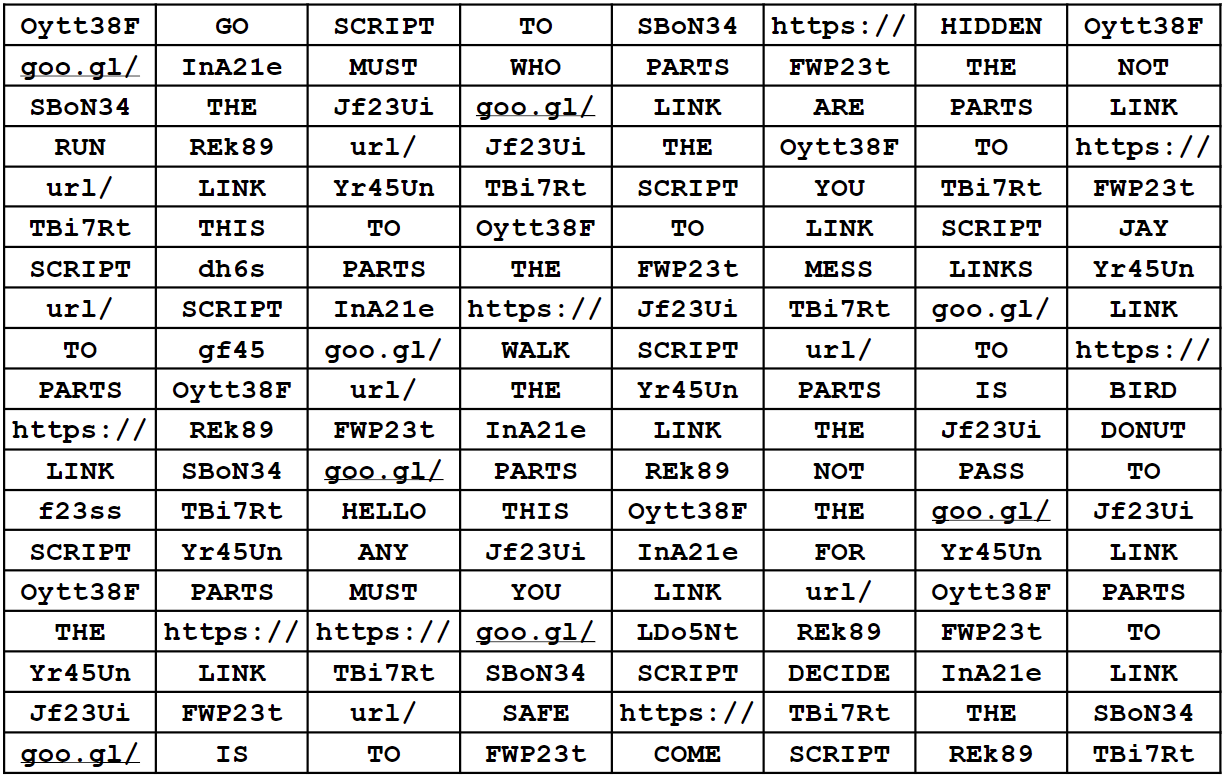
#> input picture python_masterclass/notes/imag-training/image_link.PNG, 1226 x 777 px
$ python image_exercise.py
#> lines starting #> are read from the running program, lines starting #| are printed output that depends on the picture
from PIL import Image

text_image = Image.open('image_link.PNG')
#> text_image is the input picture: PIL image 1226x777 RGBA; mean R, G, B, A 213.5, 213.3, 213.4, 255
black_image = Image.open('cover_image.PNG')
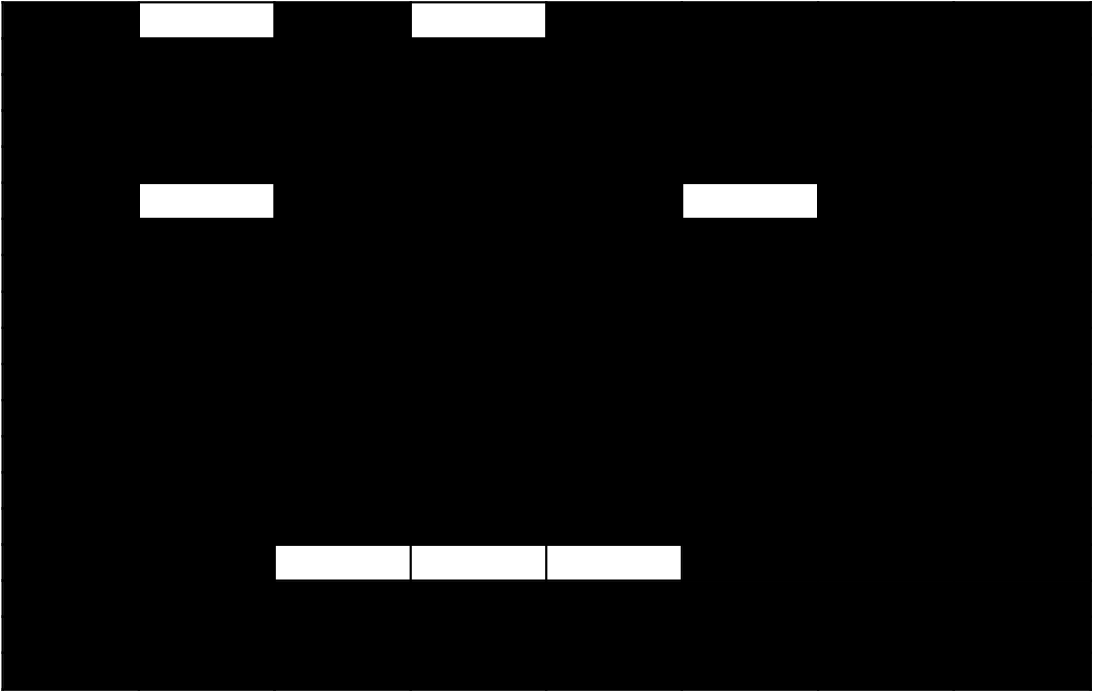
#> input picture python_masterclass/notes/imag-training/cover_image.PNG, 1093 x 693 px
#> black_image is the input picture: PIL image 1093x693 RGBA; mean R, G, B, A 12.4, 12.4, 12.4, 255

width = 1226
height = 777

black_image = black_image.resize((width, height))
#> black_image: PIL image 1226x777 RGBA

print(text_image.size)
#| (1226, 777)

black_image.putalpha(50)
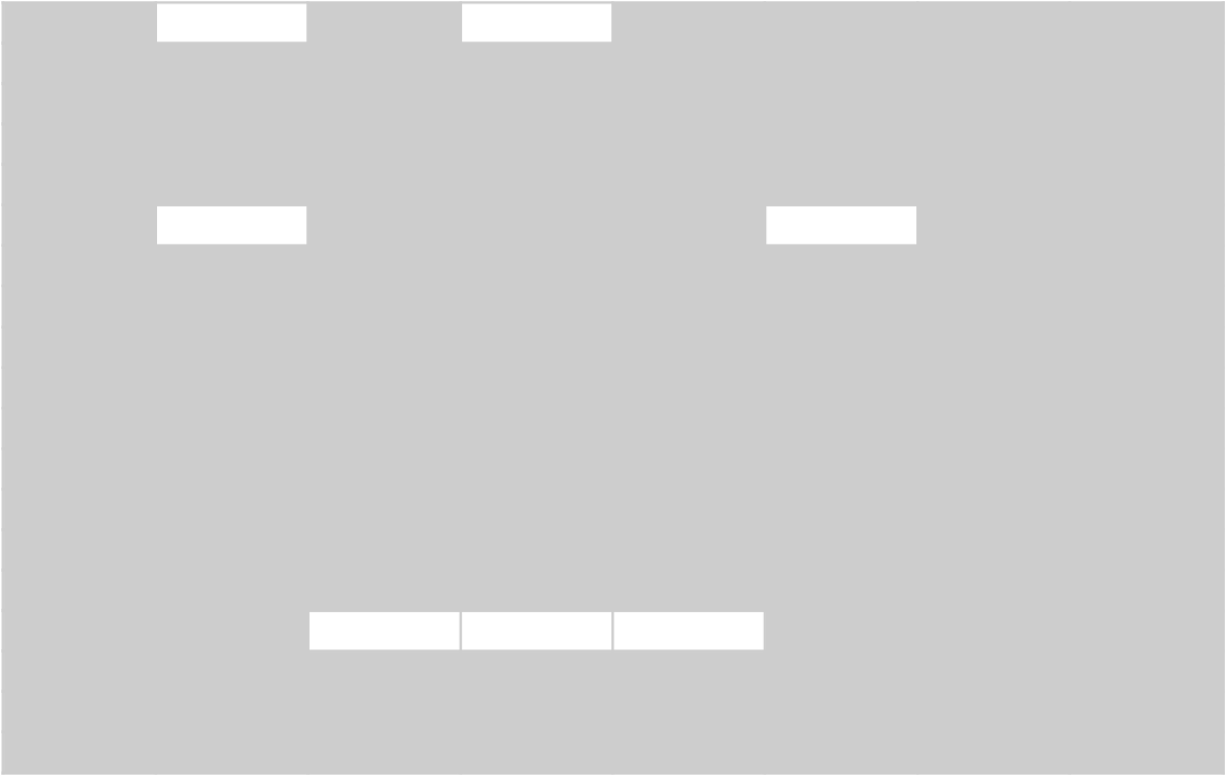
#> black_image: PIL image 1226x777 RGBA; mean R, G, B, A 12.4, 12.4, 12.4, 50; transparent parts drawn white

text_image.paste(black_image, box=None, mask=black_image)
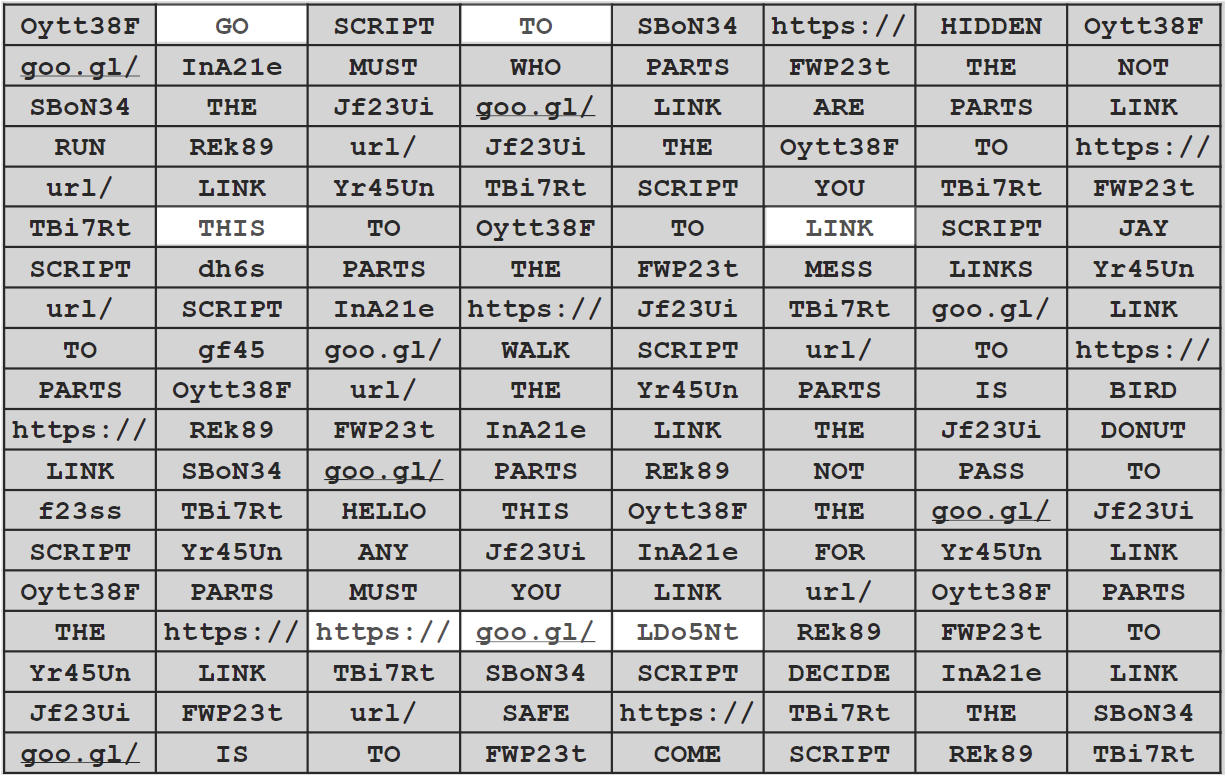
#> text_image: PIL image 1226x777 RGBA; mean R, G, B, A 174.1, 173.9, 174, 215; transparent parts drawn white
text_image.show()

# >> go to https://goo.gl/LDo5Nt
